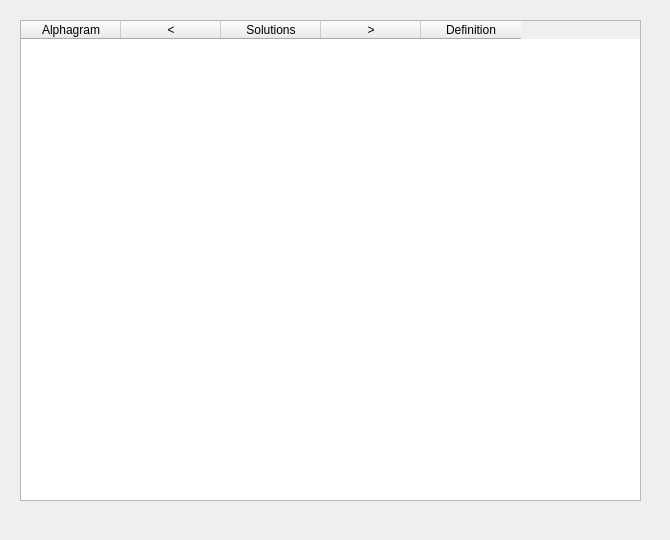
<ui version="4.0" >
 <class>solutionsForm</class>
 <widget class="QDialog" name="solutionsForm" >
  <property name="geometry" >
   <rect>
    <x>0</x>
    <y>0</y>
    <width>670</width>
    <height>540</height>
   </rect>
  </property>
  <property name="minimumSize" >
   <size>
    <width>670</width>
    <height>540</height>
   </size>
  </property>
  <property name="maximumSize" >
   <size>
    <width>670</width>
    <height>540</height>
   </size>
  </property>
  <property name="windowTitle" >
   <string>Solutions</string>
  </property>
  <widget class="QTableWidget" name="solutionsTableWidget" >
   <property name="geometry" >
    <rect>
     <x>20</x>
     <y>20</y>
     <width>621</width>
     <height>481</height>
    </rect>
   </property>
   <property name="editTriggers" >
    <set>QAbstractItemView::NoEditTriggers</set>
   </property>
   <property name="selectionMode" >
    <enum>QAbstractItemView::NoSelection</enum>
   </property>
   <property name="showGrid" >
    <bool>false</bool>
   </property>
   <column>
    <property name="text" >
     <string>Alphagram</string>
    </property>
   </column>
   <column>
    <property name="text" >
     <string>&lt;</string>
    </property>
   </column>
   <column>
    <property name="text" >
     <string>Solutions</string>
    </property>
   </column>
   <column>
    <property name="text" >
     <string>></string>
    </property>
   </column>
   <column>
    <property name="text" >
     <string>Definition</string>
    </property>
   </column>
  </widget>
  <widget class="QLabel" name="solsLabel" >
   <property name="geometry" >
    <rect>
     <x>20</x>
     <y>510</y>
     <width>621</width>
     <height>16</height>
    </rect>
   </property>
   <property name="text" >
    <string/>
   </property>
  </widget>
 </widget>
 <resources/>
 <connections/>
</ui>
